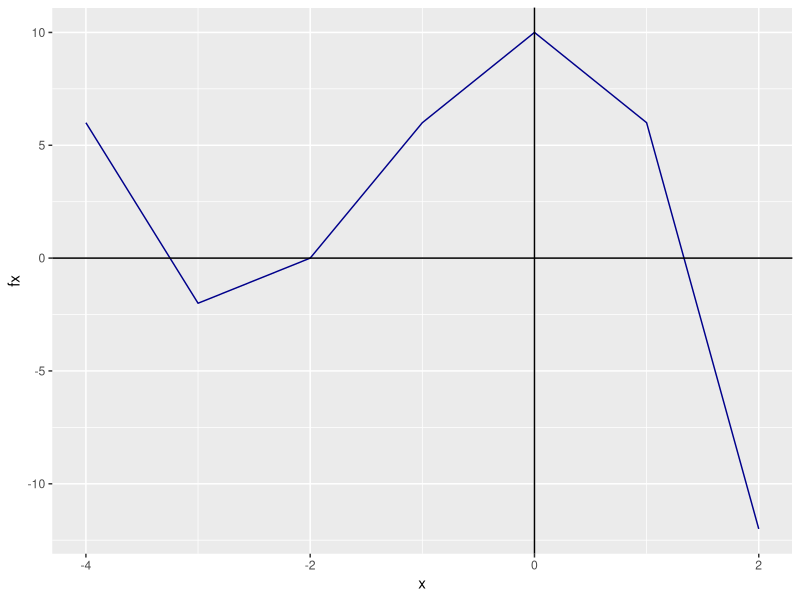
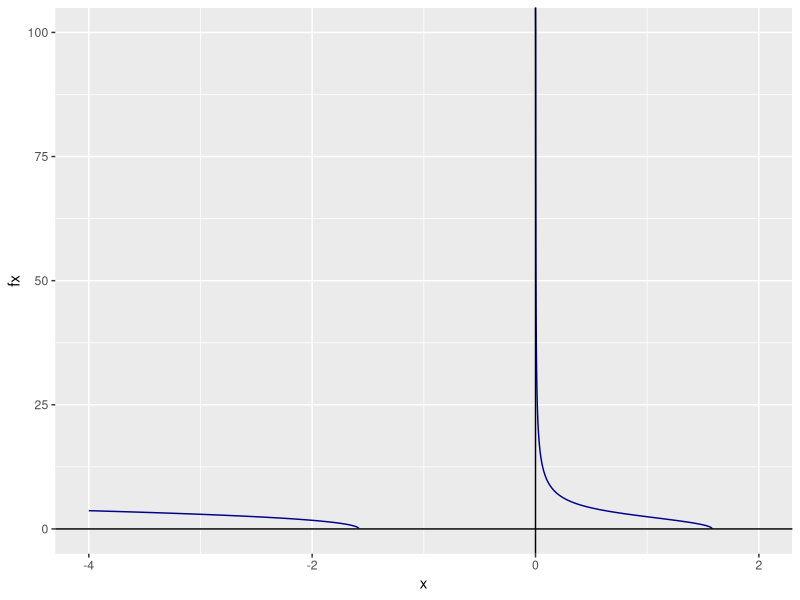
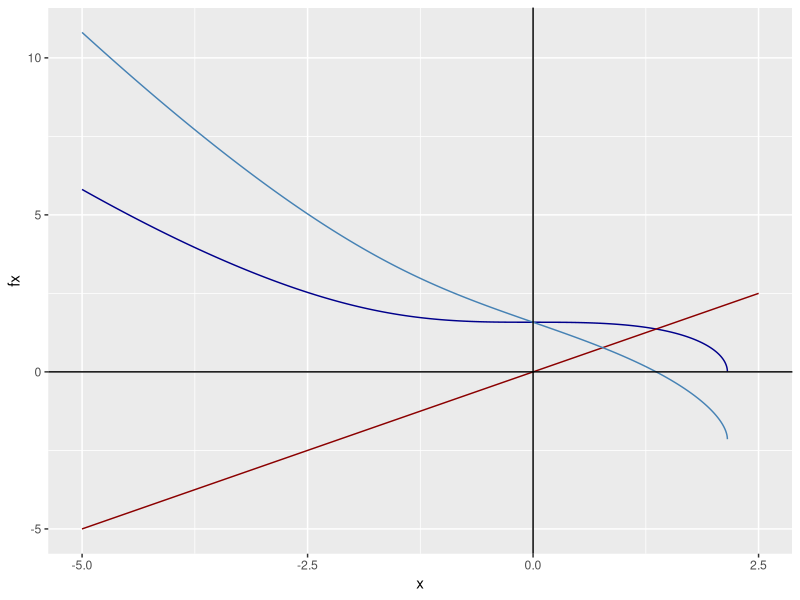
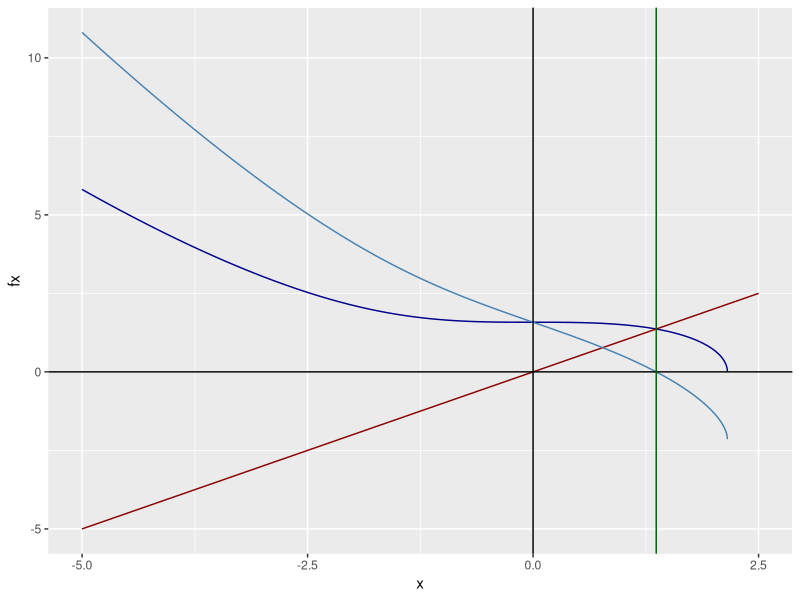
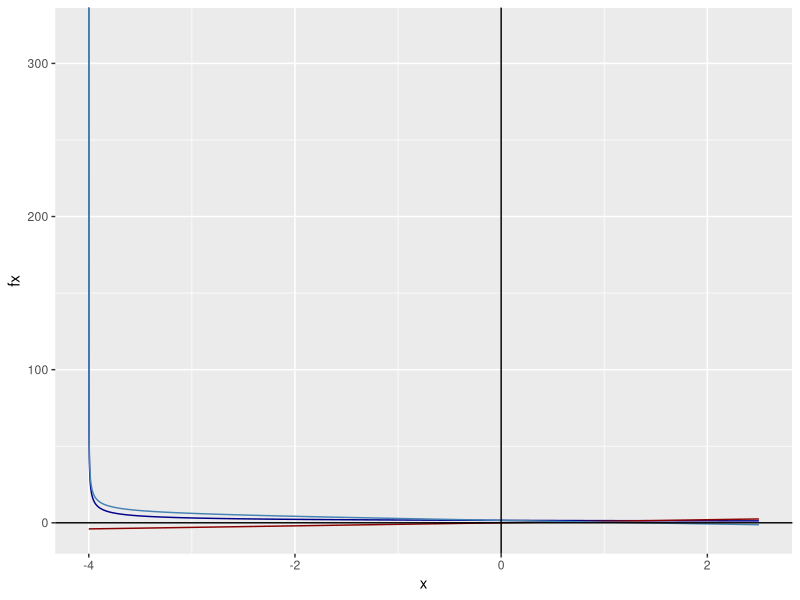
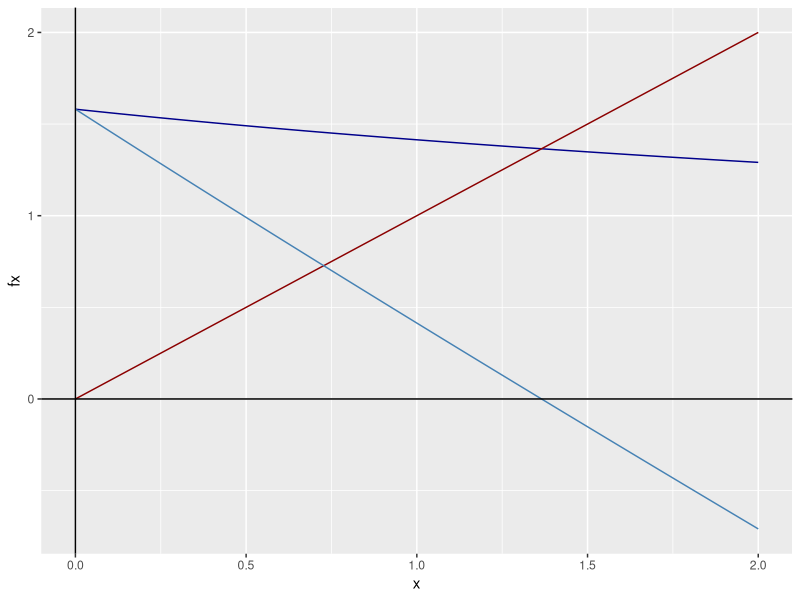
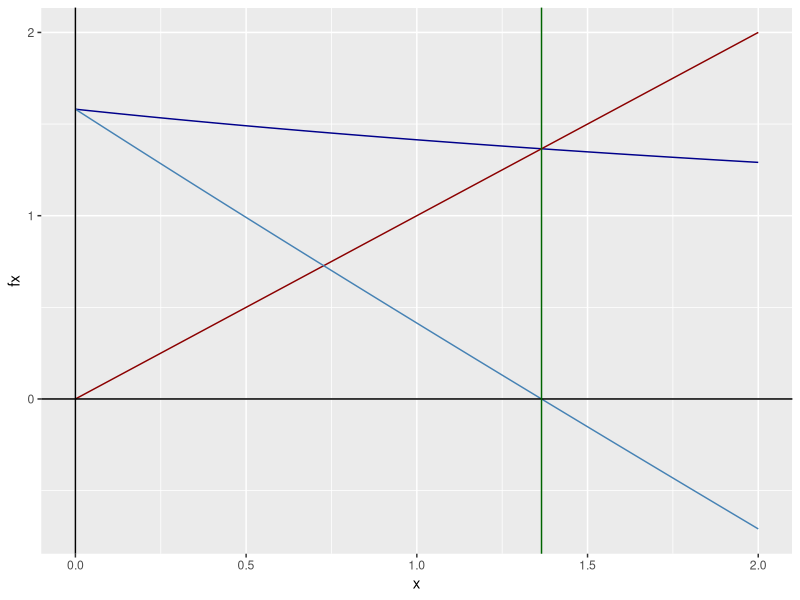
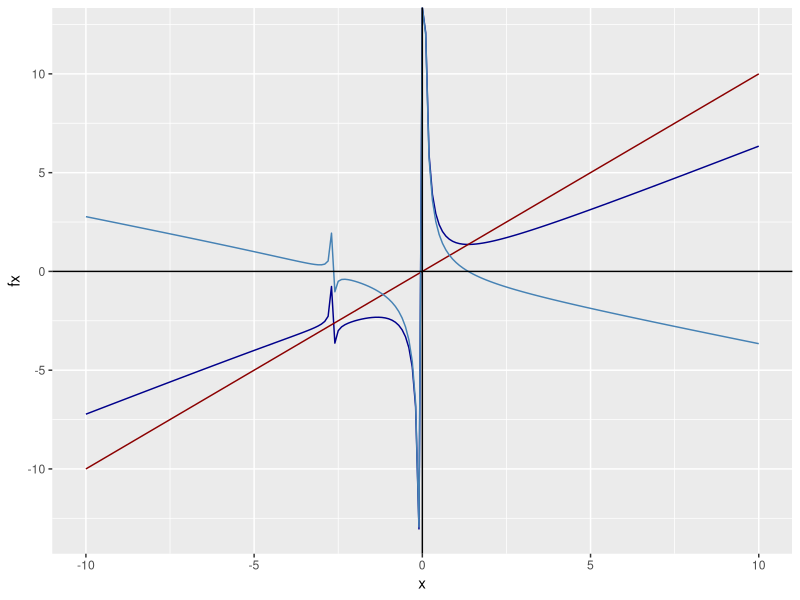

Reproduce these figures in R, in order.
## ---- chunk 1
knitr::opts_chunk$set(echo = TRUE)
library(ggplot2)
## ---- chunk 2
#Método de punto fijo
PuntoFijo <- function(p0, n = 100, tol){
  #Donde p0 es la aproximación inicial
  #El número máximo de iteraciones n viene por default en 100
  #Y tol es la toleranacia al error
  
  #Instancio las listas vacias
  lista_p <- c(NULL)
  lista_gp <- c(NULL)
  
  for (i in 1:n) {
    #Calculo p
    p <- f(p0)
    
    lista_p[i] <- p0
    lista_gp[i] <- p
    
    if(abs(p-p0) <= tol){
      #Creo un data frame con las listas
      datos <- data.frame(lista_p, lista_gp)
      colnames(datos) <- c("P", "G(P)")
      print(datos)
      return(p)
    }
    
    p0 <- p
  }
  
  #En el caso de que falle el método
  return(paste('El método falla luego de: ', n, ' iteraciones'))
}
## ---- chunk 3
f <- function(x){
  return(x - x^3 - 4*x^2 + 10)
}

#Instancio un vector que me va a indicar los puntos en la función
x <- seq(-4, 2, by = 1)

#Genero los puntos
fx <- f(x)

#Creo un data frame con los x e y
df <- data.frame(x, fx)

#Instancio los datos
gg_fx <- ggplot(data = df)

#Agrego la capa con los datos
gg_fx <- gg_fx + aes(x = x, y = fx)

#Est grafica una linea
gg_fx <- gg_fx + geom_line(linetype = 1, colour = "darkblue")

#Agrego el eje X
gg_fx <- gg_fx + geom_vline(xintercept = 0, linetype = 1)

#Agrego el eje Y
gg_fx <- gg_fx + geom_hline(yintercept = 0, linetype = 1)

#Grafico
gg_fx
## ---- chunk 4
this_could_go_wrong <- tryCatch(
  print(PuntoFijo(p0 = 1, tol = 0.0001)),
  error = function(e){print("Error")})
## ---- chunk 5

fprima <- D(expression(x - x^3 - 4*x^2 + 10), "x")

fprima

fprima <- function(x){
  return(1-3*x^2-4*(2*x))
}

x <- seq(1, 2, by =0.1)

#Genero los puntos
fprimax <- fprima(x)

#Creo un data frame con los x e y
df <- data.frame(x, fprimax)

#Lo imprimo
df
## ---- chunk 6
this_could_go_wrong <- tryCatch(
  print(PuntoFijo(p0 = -2, tol = 0.0001)),
  error = function(e){print("Error")})
## ---- chunk 7
x <- seq(-2.5, -1.5, by =0.1)

#Genero los puntos
fprimax <- fprima(x)

#Creo un data frame con los x e y
df <- data.frame(x, fprimax)

#Lo imprimo
df
## ---- chunk 8
this_could_go_wrong <- tryCatch(
  print(PuntoFijo(p0 = -3, tol = 0.0001)),
  error = function(e){print("Error")})
## ---- chunk 9
x <- seq(-4, -3, by =0.1)

#Genero los puntos
fprimax <- fprima(x)

#Creo un data frame con los x e y
df <- data.frame(x, fprimax)

#Lo imprimo
df
## ---- chunk 10
f <- function(x){
  return((10/x-4*x)^(1/2))
}

#Instancio un vector que me va a indicar los puntos en la función
x <- seq(-4, 2, by = 0.001)

#Genero los puntos
fx <- f(x)

#Creo un data frame con los x e y
df <- data.frame(x, fx)

#Instancio los datos
gg_fx <- ggplot(data = df)

#Agrego la capa con los datos
gg_fx <- gg_fx + aes(x = x, y = fx)

#Est grafica una linea
gg_fx <- gg_fx + geom_line(linetype = 1, colour = "darkblue")

#Agrego el eje X
gg_fx <- gg_fx + geom_vline(xintercept = 0, linetype = 1)

#Agrego el eje Y
gg_fx <- gg_fx + geom_hline(yintercept = 0, linetype = 1)

#Grafico
gg_fx
## ---- chunk 11
#La función del ejercicio
f <- function(x){
  return((1/2)*(10-x^3)^(1/2))
}
#La función para graficar la raiz
g <- function(x){
  return(-x+(1/2)*(10-x^3)^(1/2))
}

#Instancio un vector que me va a indicar los puntos en la función
x <- seq(-5, 2.5, by = 0.0001)

#Genero los puntos
fx <- f(x)

#Creo un data frame con los x e y
df <- data.frame(x, fx)

#Instancio los datos
gg_fx <- ggplot(data = df)

#Agrego la capa con los datos
gg_fx <- gg_fx + aes(x = x, y = fx)

#Grafica la función del ejercicio
gg_fx <- gg_fx + geom_line(linetype = 1, colour = "darkblue")

#Gráfico x = y
gg_fx <- gg_fx + geom_line(aes(y = x), colour = "darkred")

#Gráfico la función del ejercicio donde esta la raiz
gg_fx <- gg_fx + geom_line(aes(x = x, y = g(x)), colour = "steelblue")

#Agrego el eje X
gg_fx <- gg_fx + geom_vline(xintercept = 0, linetype = 1)

#Agrego el eje Y
gg_fx <- gg_fx + geom_hline(yintercept = 0, linetype = 1)

#Grafico
gg_fx
## ---- chunk 12
this_could_go_wrong <- tryCatch(
  PuntoFijo(p0 = 2, tol = 0.001),
  error = function(e){print("Error")})

if (this_could_go_wrong != "Error"){
  raiz <- this_could_go_wrong
  print(paste("La raiz es: ", raiz)) 
}
## ---- chunk 13
#Agrego la linea recta que une los puntos entre la función del ejercicio, el punto fijo y la raiz
gg_fx <- gg_fx + geom_vline(xintercept = raiz, linetype = 1, colour="darkgreen")

#Grafico
gg_fx
## ---- chunk 14

fprima <- D(expression((1/2)*(10-x^3)^(1/2)), "x")

fprima

fprima <- function(x){
  return((1/2) * ((10 - x^3)^((1/2) - 1) * ((1/2) * (3 * x^2))))
}

x <- seq(1, 1.5, by =0.1)

#Genero los puntos
fprimax <- fprima(x)

#Creo un data frame con los x e y
df <- data.frame(x, fprimax)

#Lo imprimo
df
## ---- chunk 15
#La función del ejercicio
f <- function(x){
  return((10/(4+x))^(1/2))
}
#La función para graficar la raiz
g <- function(x){
  return(-x+(10/(4+x))^(1/2))
}

#Instancio un vector que me va a indicar los puntos en la función
x <- seq(-4, 2.5, by = 0.0001)

#Genero los puntos
fx <- f(x)

#Creo un data frame con los x e y
df <- data.frame(x, fx)

#Instancio los datos
gg_fx <- ggplot(data = df)

#Agrego la capa con los datos
gg_fx <- gg_fx + aes(x = x, y = fx)

#Grafica la función del ejercicio
gg_fx <- gg_fx + geom_line(linetype = 1, colour = "darkblue")

#Gráfico x = y
gg_fx <- gg_fx + geom_line(aes(y = x), colour = "darkred")

#Gráfico la función del ejercicio donde esta la raiz
gg_fx <- gg_fx + geom_line(aes(x = x, y = g(x)), colour = "steelblue")

#Agrego el eje X
gg_fx <- gg_fx + geom_vline(xintercept = 0, linetype = 1)

#Agrego el eje Y
gg_fx <- gg_fx + geom_hline(yintercept = 0, linetype = 1)

#Grafico
gg_fx
## ---- chunk 16
#La función del ejercicio
f <- function(x){
  return((10/(4+x))^(1/2))
}
#La función para graficar la raiz
g <- function(x){
  return(-x+(10/(4+x))^(1/2))
}

#Instancio un vector que me va a indicar los puntos en la función
x <- seq(0, 2, by = 0.0001)

#Genero los puntos
fx <- f(x)

#Creo un data frame con los x e y
df <- data.frame(x, fx)

#Instancio los datos
gg_fx <- ggplot(data = df)

#Agrego la capa con los datos
gg_fx <- gg_fx + aes(x = x, y = fx)

#Grafica la función del ejercicio
gg_fx <- gg_fx + geom_line(linetype = 1, colour = "darkblue")

#Gráfico x = y
gg_fx <- gg_fx + geom_line(aes(y = x), colour = "darkred")

#Gráfico la función del ejercicio donde esta la raiz
gg_fx <- gg_fx + geom_line(aes(x = x, y = g(x)), colour = "steelblue")

#Agrego el eje X
gg_fx <- gg_fx + geom_vline(xintercept = 0, linetype = 1)

#Agrego el eje Y
gg_fx <- gg_fx + geom_hline(yintercept = 0, linetype = 1)

#Grafico
gg_fx
## ---- chunk 17
this_could_go_wrong <- tryCatch(
  PuntoFijo(p0 = 1.25, tol = 0.001),
  error = function(e){print("Error")})

if (this_could_go_wrong != "Error"){
  raiz <- this_could_go_wrong
  print(paste("La raiz es: ", raiz)) 
}
## ---- chunk 18
#Agrego la linea recta que une los puntos entre la función del ejercicio, el punto fijo y la raiz
gg_fx <- gg_fx + geom_vline(xintercept = raiz, linetype = 1, colour="darkgreen")

#Grafico
gg_fx
## ---- chunk 19

fprima <- D(expression((10/(4+x))^(1/2)), "x")

fprima

fprima <- function(x){
  return((10/(4 + x))^((1/2) - 1) * ((1/2) * (10/(4 + x)^2)))
}

x <- seq(1, 1.5, by =0.1)

#Genero los puntos
fprimax <- fprima(x)

#Creo un data frame con los x e y
df <- data.frame(x, fprimax)

#Lo imprimo
df
## ---- chunk 20
#La función del ejercicio
f <- function(x){
  return(x-(x^3+4*x^2-10)/(3*x^2+8*x))
}
#La función para graficar la raiz
g <- function(x){
  return(-x+x-(x^3+4*x^2-10)/(3*x^2+8*x))
}

#Instancio un vector que me va a indicar los puntos en la función
x <- seq(-10, 10, by = 0.1)

#Genero los puntos
fx <- f(x)

#Creo un data frame con los x e y
df <- data.frame(x, fx)

#Instancio los datos
gg_fx <- ggplot(data = df)

#Agrego la capa con los datos
gg_fx <- gg_fx + aes(x = x, y = fx)

#Grafica la función del ejercicio
gg_fx <- gg_fx + geom_line(linetype = 1, colour = "darkblue")

#Gráfico x = y
gg_fx <- gg_fx + geom_line(aes(y = x), colour = "darkred")

#Gráfico la función del ejercicio donde esta la raiz
gg_fx <- gg_fx + geom_line(aes(x = x, y = g(x)), colour = "steelblue")

#Agrego el eje X
gg_fx <- gg_fx + geom_vline(xintercept = 0, linetype = 1)

#Agrego el eje Y
gg_fx <- gg_fx + geom_hline(yintercept = 0, linetype = 1)

#Grafico
gg_fx
## ---- chunk 21
this_could_go_wrong <- tryCatch(
  PuntoFijo(p0 = 1, tol = 0.001),
  error = function(e){print("Error")})

print(this_could_go_wrong)

if (this_could_go_wrong != "Error"){
  raiz <- this_could_go_wrong
  print(paste("La raiz es: ", raiz)) 
}
## ---- chunk 22
#Agrego la linea recta que une los puntos entre la función del ejercicio, el punto fijo y la raiz
gg_fx <- gg_fx + geom_vline(xintercept = raiz, linetype = 1, colour="darkgreen")

gg_fx
## ---- chunk 23

fprima <- D(expression(x-(x^3+4*x^2-10)/(3*x^2+8*x)), "x")

fprima

fprima <- function(x){
  return(1 - ((3 * x^2 + 4 * (2 * x))/(3 * x^2 + 8 * x) - (x^3 + 4 * x^2 - 
    10) * (3 * (2 * x) + 8)/(3 * x^2 + 8 * x)^2))
}

x <- seq(1, 2.5, by =0.1)

#Genero los puntos
fprimax <- fprima(x)

#Creo un data frame con los x e y
df <- data.frame(x, fprimax)

#Lo imprimo
df
## ---- chunk 24
#La función del ejercicio
f <- function(x){
  return(-sqrt(x)+cos(x)+x)
}
#La función para graficar la raiz
g <- function(x){
  return(-sqrt(x)+cos(x))
}

#Instancio un vector que me va a indicar los puntos en la función
x <- seq(0, 2, by = 0.01)

#Genero los puntos
fx <- f(x)

#Creo un data frame con los x e y
df <- data.frame(x, fx)

#Instancio los datos
gg_fx <- ggplot(data = df)

#Agrego la capa con los datos
gg_fx <- gg_fx + aes(x = x, y = fx)

#Grafica la función del ejercicio
gg_fx <- gg_fx + geom_line(linetype = 1, colour = "darkblue")

#Gráfico x = y
gg_fx <- gg_fx + geom_line(aes(y = x), colour = "darkred")

#Gráfico la función del ejercicio donde esta la raiz
gg_fx <- gg_fx + geom_line(aes(x = x, y = g(x)), colour = "steelblue")

#Agrego el eje X
gg_fx <- gg_fx + geom_vline(xintercept = 0, linetype = 1)

#Agrego el eje Y
gg_fx <- gg_fx + geom_hline(yintercept = 0, linetype = 1)

#Grafico
gg_fx
## ---- chunk 25
this_could_go_wrong <- tryCatch(
  PuntoFijo(p0 = 0.5, tol = 0.001),
  error = function(e){print("Error")})

if (this_could_go_wrong != "Error"){
  raiz <- this_could_go_wrong
  print(paste("La raiz es: ", raiz)) 
}
## ---- chunk 26
#Agrego la linea recta que une los puntos entre la función del ejercicio, el punto fijo y la raiz
gg_fx <- gg_fx + geom_vline(xintercept = raiz, linetype = 1, colour="darkgreen")

gg_fx
## ---- chunk 27

fprima <- D(expression(-sqrt(x)+cos(x)+x), "x")

fprima

fprima <- function(x){
  return(1 - (sin(x) + 0.5 * x^-0.5))
}

x <- seq(0.5, 1, by =0.1)

#Genero los puntos
fprimax <- fprima(x)

#Creo un data frame con los x e y
df <- data.frame(x, fprimax)

#Lo imprimo
df
## ---- chunk 28
#La función del ejercicio
f <- function(x){
  return(log((2+ cos(exp(x)-2)), base = exp(1)))
}
#La función para graficar la raiz
g <- function(x){
  return(-x+log((2+ cos(exp(x)-2)), base = exp(1)))
}

#Instancio un vector que me va a indicar los puntos en la función
x <- seq(0, 2, by = 0.01)

#Genero los puntos
fx <- f(x)

#Creo un data frame con los x e y
df <- data.frame(x, fx)

#Instancio los datos
gg_fx <- ggplot(data = df)

#Agrego la capa con los datos
gg_fx <- gg_fx + aes(x = x, y = fx)

#Grafica la función del ejercicio
gg_fx <- gg_fx + geom_line(linetype = 1, colour = "darkblue")

#Gráfico x = y
gg_fx <- gg_fx + geom_line(aes(y = x), colour = "darkred")

#Gráfico la función del ejercicio donde esta la raiz
gg_fx <- gg_fx + geom_line(aes(x = x, y = g(x)), colour = "steelblue")

#Agrego el eje X
gg_fx <- gg_fx + geom_vline(xintercept = 0, linetype = 1)

#Agrego el eje Y
gg_fx <- gg_fx + geom_hline(yintercept = 0, linetype = 1)

#Grafico
gg_fx
## ---- chunk 29
this_could_go_wrong <- tryCatch(
  PuntoFijo(p0 = 1, tol = 0.1),
  error = function(e){print("Error")})

if (this_could_go_wrong != "Error"){
  raiz <- this_could_go_wrong
  print(paste("La raiz es: ", raiz)) 
}
## ---- chunk 30
#La función del ejercicio
f <- function(x){
  return((x^3 - 7*x^2 - 6)/(-14))
}
#La función para graficar la raiz
g <- function(x){
  return(-x+(x^3 - 7*x^2 - 6)/(-14))
}

#Instancio un vector que me va a indicar los puntos en la función
x <- seq(0, 5, by = 0.1)

#Genero los puntos
fx <- f(x)

#Creo un data frame con los x e y
df <- data.frame(x, fx)

#Instancio los datos
gg_fx <- ggplot(data = df)

#Agrego la capa con los datos
gg_fx <- gg_fx + aes(x = x, y = fx)

#Grafica la función del ejercicio
gg_fx <- gg_fx + geom_line(linetype = 1, colour = "darkblue")

#Gráfico x = y
gg_fx <- gg_fx + geom_line(aes(y = x), colour = "darkred")

#Gráfico la función del ejercicio donde esta la raiz
gg_fx <- gg_fx + geom_line(aes(x = x, y = g(x)), colour = "steelblue")

#Agrego el eje X
gg_fx <- gg_fx + geom_vline(xintercept = 0, linetype = 1)

#Agrego el eje Y
gg_fx <- gg_fx + geom_hline(yintercept = 0, linetype = 1)

#Grafico
gg_fx
## ---- chunk 31
this_could_go_wrong <- tryCatch(
  PuntoFijo(p0 = 0.5, tol = 0.1),
  error = function(e){print("Error")})

if (this_could_go_wrong != "Error"){
  raiz <- this_could_go_wrong
  print(paste("La raiz es: ", raiz)) 
}
## ---- chunk 32
this_could_go_wrong <- tryCatch(
  PuntoFijo(p0 = 3, tol = 0.1),
  error = function(e){print("Error")})

if (this_could_go_wrong != "Error"){
  raiz <- this_could_go_wrong
  print(paste("La raiz es: ", raiz)) 
}
## ---- chunk 33
this_could_go_wrong <- tryCatch(
  PuntoFijo(p0 = 3.5, tol = 0.1),
  error = function(e){print("Error")})

if (this_could_go_wrong != "Error"){
  raiz <- this_could_go_wrong
  print(paste("La raiz es: ", raiz)) 
}
